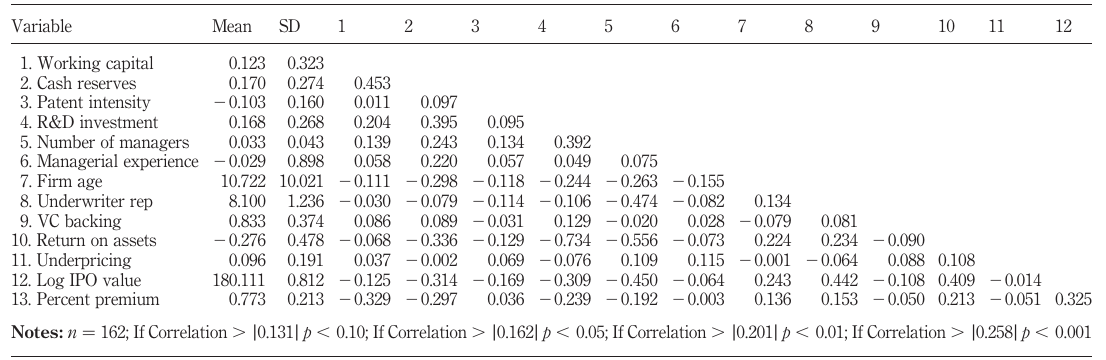
#> input picture opencv/table.png, 1106 x 360 px, found by its file name
$ jupyter execute opencv.ipynb   (shell and % lines are left out)   (older library calls are emulated)
#> lines starting #> are read from the running program, lines starting #| are printed output that depends on the picture; after the words box and inside, x2 and y2 are one past the last pixel; in counts of white or black regions, pixels touching at a corner belong together
<a href="https://colab.research.google.com/github/ammirsm/PyVision/blob/master/opencv.ipynb" target="_parent"></a>

[cell 1]
# import the necessary packages
from google.colab.patches import cv2_imshow
import imutils
import cv2
import numpy as np

# load the input image (whose path was supplied via command line
# argument) and display the image to our screen
image = cv2.imread('table.png')
#> image is the input picture: shape (360, 1106, 3); mean B, G, R 241.3, 241.2, 241.5
cv2_imshow(image)
cv2.waitKey(0)

[cell 2]
# convert the image to grayscale
thresh = cv2.cvtColor(image, cv2.COLOR_BGR2GRAY)

# applying edge detection we can find the outlines of objects in
# images
edged = cv2.Canny(thresh, 50, 150, apertureSize=3)
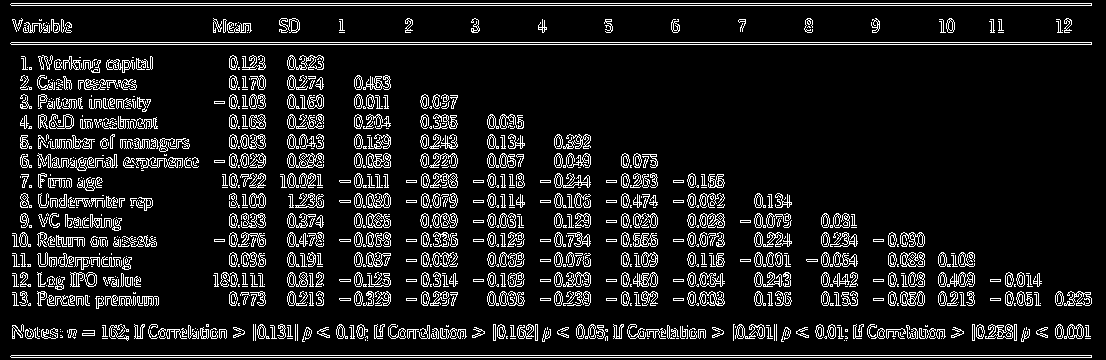
#> edged: shape (360, 1106); 10.9% white in thin lines or dots

minLineLength = 100
maxLineGap = 10
lines = cv2.HoughLinesP(edged, 1, np.pi / 180, 100, minLineLength, maxLineGap)
#> lines = 81 rows, first 6: [11, 5, 1091, 5], [11, 44, 1091, 44], [11, 42, 1091, 42], [11, 3, 1091, 3], [11, 355, 1091, 355], [11, 357, 1091, 357]
for i in lines:
    for x1, y1, x2, y2 in i:
        cv2.line(thresh, (x1, y1), (x2, y2), (255, 255, 0), 2)
#> this loop made 81 passes
#> i on passes 1 to 12: [[11, 5, 1091, 5]], [[11, 44, 1091, 44]], [[11, 42, 1091, 42]], [[11, 3, 1091, 3]], [[11, 355, 1091, 355]], [[11, 357, 1091, 357]], [[407, 329, 418, 329]], [[118, 338, 128, 338]], [[406, 298, 416, 298]], [[886, 329, 900, 329]], [[540, 281, 550, 281]], [[540, 298, 550, 298]]
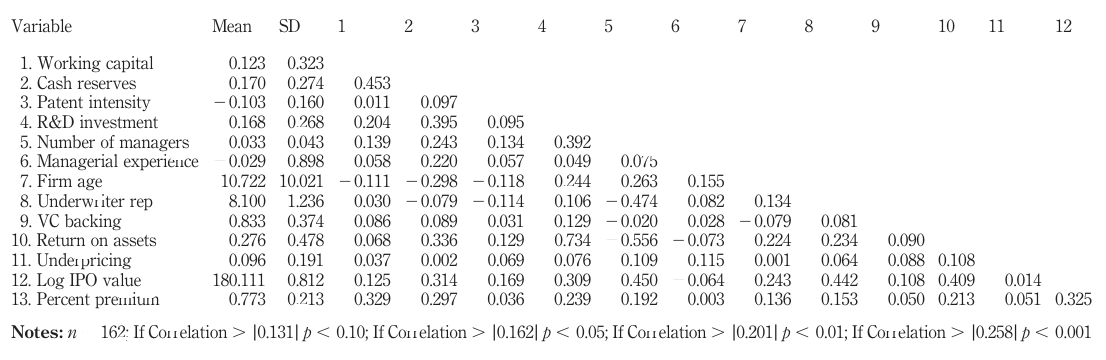
#> thresh: shape (360, 1106); min 32, max 255, mean 243.4
cv2_imshow(thresh)
cv2.waitKey(0)
#> Out = 27

[cell 3]
thresh = cv2.GaussianBlur(thresh,(11,11),0)
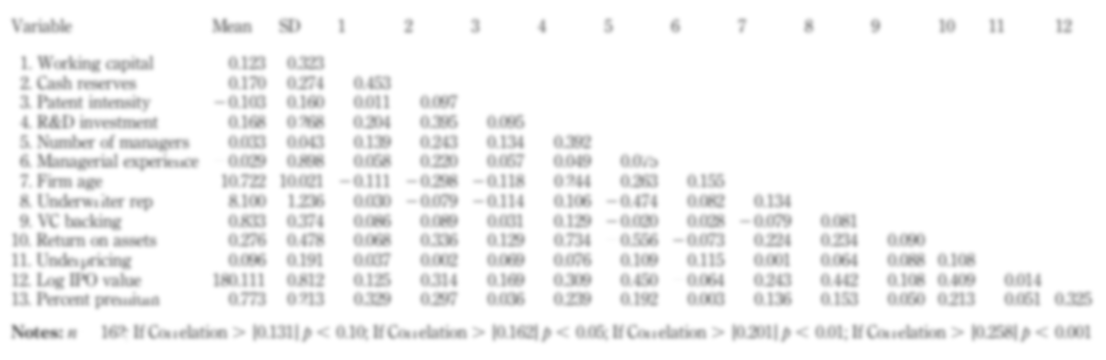
#> thresh: shape (360, 1106); min 141, max 255, mean 243.4

thresh = cv2.threshold(thresh, 225, 255, cv2.THRESH_BINARY_INV)[1]
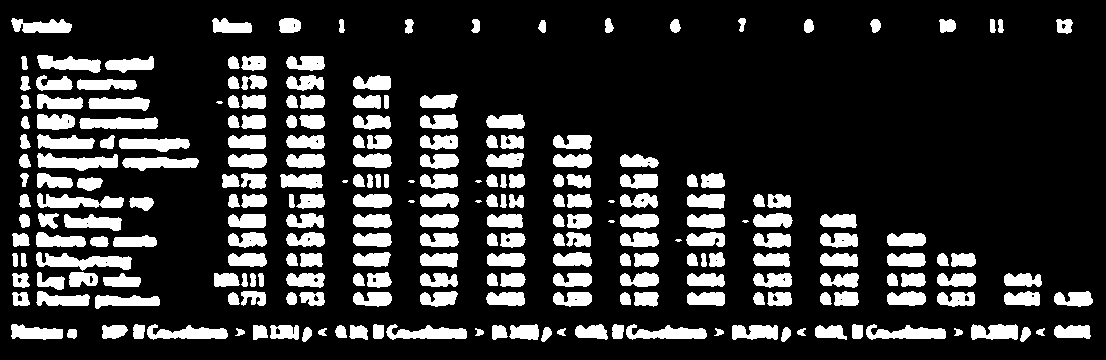
#> thresh: shape (360, 1106); 18.6% white; 248 white regions (10 under 20 px), largest, box (x1, y1, x2, y2) and area: (36, 252, 132, 271) 997, (37, 153, 118, 171) 906, (37, 193, 124, 208) 843
cv2_imshow(thresh)
cv2.waitKey(0)
#> Out = 27

[cell 4]
# similarly, dilations can increase the size of the ground objects
thresh = thresh.copy()
thresh = cv2.dilate(thresh, None, iterations=5)
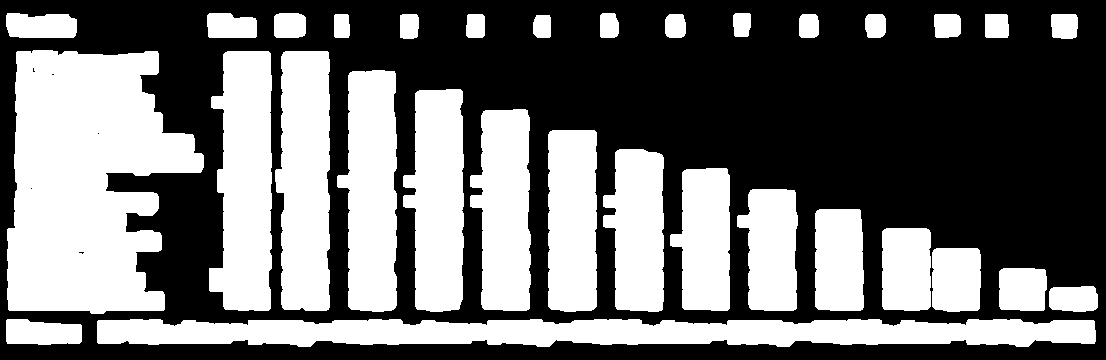
#> thresh: shape (360, 1106); 43.5% white; 32 white regions
cv2_imshow(thresh)
cv2.waitKey(0)
#> Out = 27

[cell 5]
# find contours (i.e., outlines) of the foreground objects in the
# thresholded image
cnts, _ = cv2.findContours(thresh.copy(), cv2.RETR_EXTERNAL,
                           cv2.CHAIN_APPROX_SIMPLE)
#> cnts = 32 contours; largest, box (x1, y1, x2, y2) and area: (7, 50, 204, 314) 36554, (97, 319, 1096, 347) 21664, (209, 51, 272, 311) 12766, (275, 51, 330, 311) 12192, (337, 70, 397, 312) 11304
# cnts = cnts[0] if imutils.is_cv2() else cnts[1]
output = image.copy()

# loop over the contours
for c in cnts:
    # draw each contour on the output image with a 3px thick purple
    # outline, then display the output contours one at a time
    cv2.drawContours(output, [c], -1, (240, 0, 159), 3)
#> this loop made 32 passes
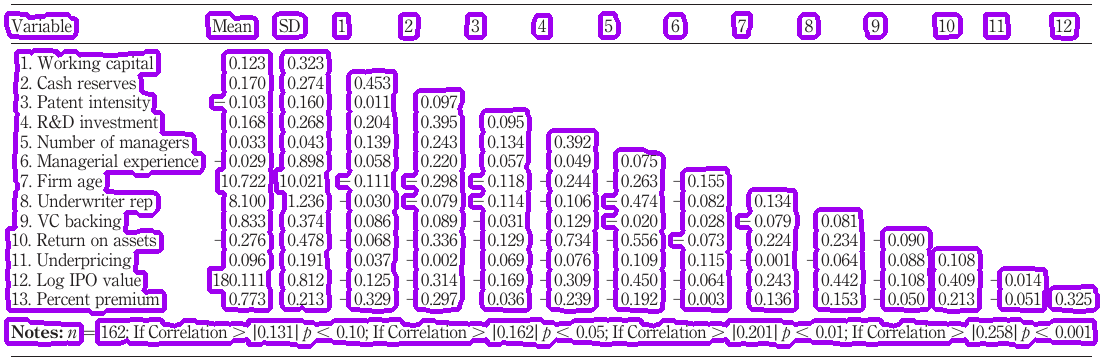
#> output: shape (360, 1106, 3); 12.88% of pixels changed, all inside (x1, y1, x2, y2) = (4, 11, 1100, 349)

cv2_imshow(output)
cv2.waitKey(0)
#> Out = 27

[cell 6]
# draw the total number of contours found in purple
text = "I found {} objects!".format(len(cnts))
#> text = 'I found 32 objects!'
cv2.putText(output, text, (10, 25), cv2.FONT_HERSHEY_SIMPLEX, 0.7,
            (240, 0, 159), 2)
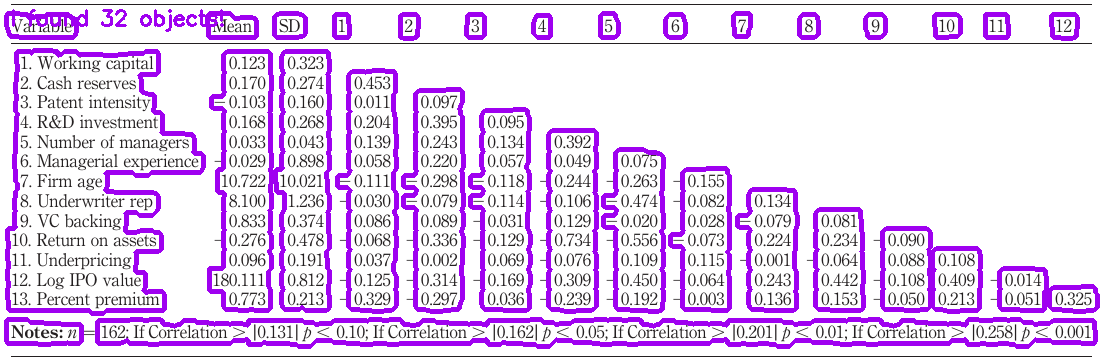
#> output: shape (360, 1106, 3); 0.3% of pixels changed, all inside (x1, y1, x2, y2) = (12, 9, 224, 32)
cv2_imshow(output)
cv2.waitKey(0)
#> Out = 27

[cell 7]
# a typical operation we may want to apply is to take our mask and
# apply a bitwise AND to our input image, keeping only the masked
# regions
mask = thresh.copy()
output = cv2.bitwise_and(image, image, mask=mask)
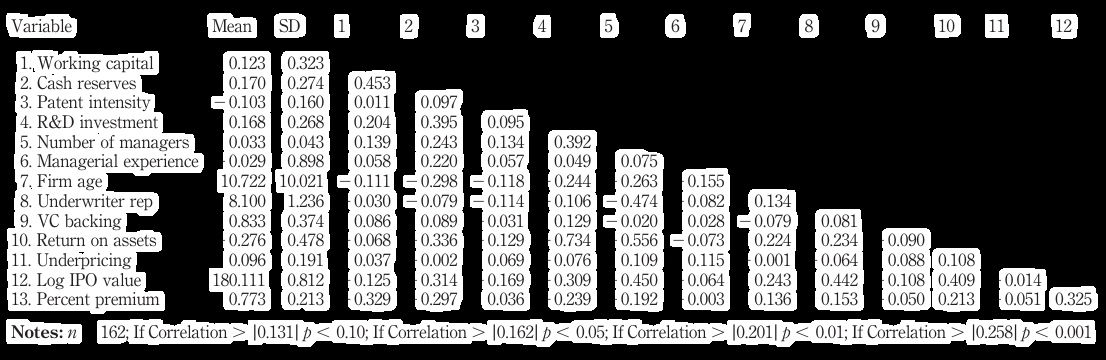
#> output: shape (360, 1106, 3); mean B, G, R 99.2, 99.1, 99.3
cv2_imshow(output)
cv2.waitKey(0)
#> Out = 27
